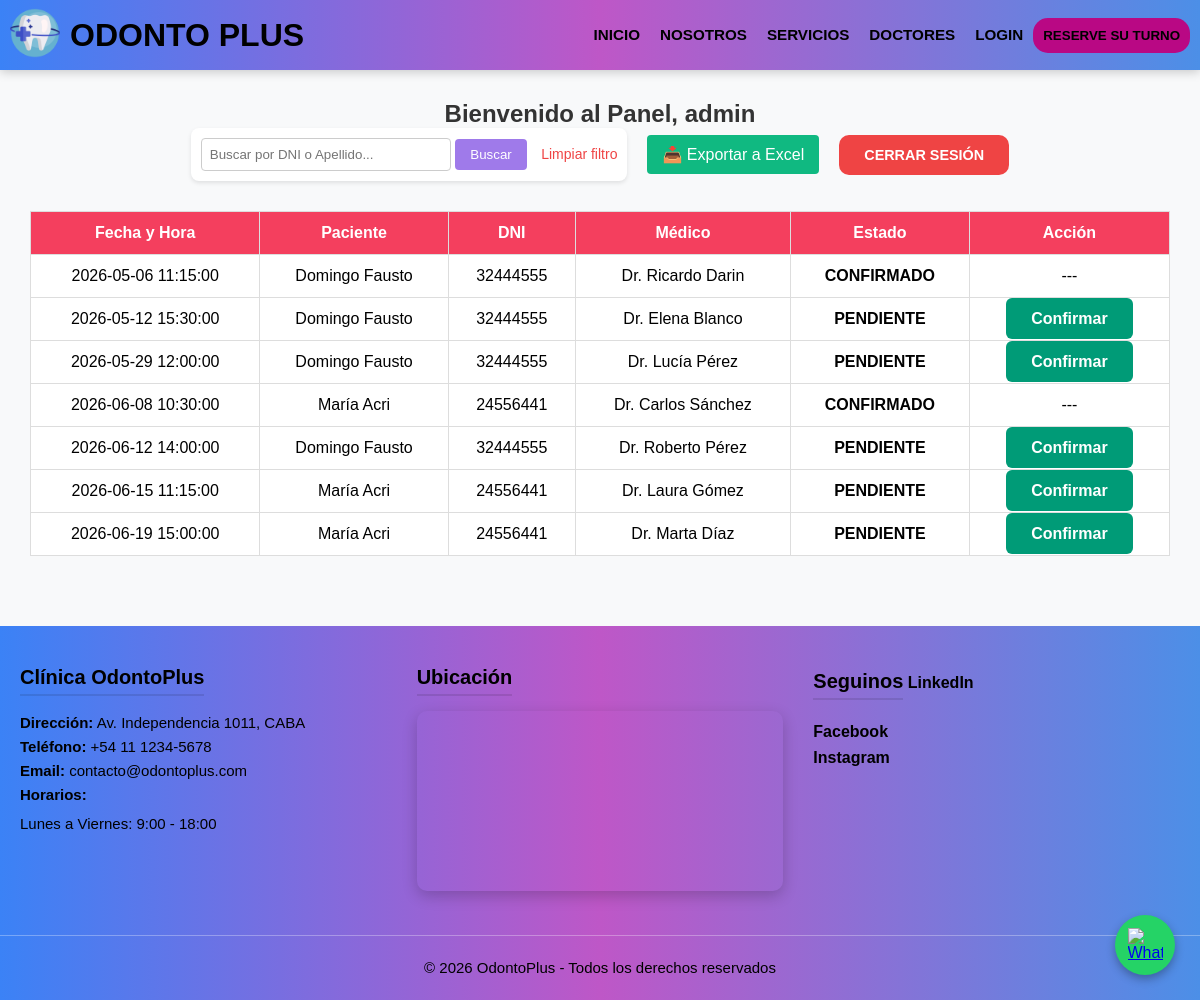
The page /views/panel_admin.php (signed in) on the database its author committed.
### tables this page shows
CREATE TABLE `turnos` (
    `id` int(11) NOT NULL AUTO_INCREMENT,
    `id_paciente` int(11) NOT NULL,
    `id_medico` int(11) NOT NULL,
    `fecha_turno` datetime NOT NULL,
    `estado` enum('pendiente','confirmado','cancelado') DEFAULT 'pendiente',
    PRIMARY KEY (`id`),
    KEY `id_paciente` (`id_paciente`),
    KEY `id_medico` (`id_medico`)
);

CREATE TABLE `pacientes` (
    `id` int(11) NOT NULL AUTO_INCREMENT,
    `nombre` varchar(50) NOT NULL,
    `apellido` varchar(50) NOT NULL,
    `DNI` char(15) NOT NULL,
    `email` varchar(100) NOT NULL,
    `telefono` varchar(20) DEFAULT NULL,
    `password_hash` varchar(255) NOT NULL,
    `fecha_registro` timestamp NOT NULL DEFAULT current_timestamp(),
    PRIMARY KEY (`id`),
    UNIQUE KEY `DNI` (`DNI`),
    UNIQUE KEY `email` (`email`)
);

CREATE TABLE `medicos` (
    `cod` int(11) NOT NULL AUTO_INCREMENT,
    `nombre` varchar(50) NOT NULL,
    `apellido` varchar(50) NOT NULL,
    `id_especialidad` int(11) DEFAULT NULL,
    `franja_horaria` enum('mañana','tarde') NOT NULL,
    PRIMARY KEY (`cod`),
    KEY `id_especialidad` (`id_especialidad`)
);

### views/panel_admin.php (the view, shortened to what this page needs)
<?php
require_once('../includes/conexion.php');
$busqueda = "";
$filtro_sql = "";
$sql = "SELECT t.id, t.fecha_turno, t.estado,
               p.nombre AS pac_nombre, p.apellido AS pac_apellido, p.DNI,
               m.nombre AS med_nombre, m.apellido AS med_apellido
        FROM turnos t
        INNER JOIN pacientes p ON t.id_paciente = p.id
        INNER JOIN medicos m ON t.id_medico = m.cod
        $filtro_sql
        ORDER BY t.fecha_turno ASC";
$resultado = $conn->query($sql);
?>
<!DOCTYPE html>
<html lang="es">
<head>
    <link rel="stylesheet" href="<?php echo BASE_URL; ?>public/css/style.css">
</head>
<body>
    <?php include("../includes/header.php"); ?>
    <main style="padding: 40px 0; background-color: #f8f9fa;">
        <h2 style="text-align: center; color: #333;">Bienvenido al Panel, <?php echo $_SESSION['admin_usuario']; ?></h2>
        <div style="text-align: center; margin-bottom: 20px; display: flex; justify-content: center; gap: 20px; align-items: center;">
            <form action="" method="GET" style="background: white; padding: 10px; border-radius: 8px; box-shadow: 0 2px 4px rgba(0,0,0,0.1);">
                <input type="text" name="busqueda" placeholder="Buscar por DNI o Apellido..."
                       value="<?php echo $busqueda; ?>"
                       style="padding: 8px; width: 250px; border: 1px solid #ccc; border-radius: 4px;">
                <button type="submit" style="padding: 8px 15px; background: #9F7AEA; color: white; border: none; border-radius: 4px; cursor: pointer;">Buscar</button>
                <a href="panel_admin.php" style="margin-left: 10px; color: #EF4444; text-decoration: none; font-size: 14px;">Limpiar filtro</a>
            </form>
            <a href="../controllers/exportar_excel.php?busqueda=<?php echo $busqueda; ?>"
   style="padding: 10px 15px; background: #10B981; color: white; text-decoration: none; border-radius: 4px;">
   📥 Exportar a Excel
</a>
            <a href="<?php echo BASE_URL; ?>controllers/logout.php" id="boton_cerrar" style="text-decoration: none; display: inline-block; text-align: center;">
            CERRAR SESIÓN
        </a>
        </div>
        <table class="tabla-admin">
            <thead>
                <tr>
                    <th>Fecha y Hora</th>
                    <th>Paciente</th>
                    <th>DNI</th>
                    <th>Médico</th>
                    <th>Estado</th>
                    <th>Acción</th>
                </tr>
            </thead>
            <tbody>
                <?php
                if ($resultado && $resultado->num_rows > 0) {
                    while ($fila = $resultado->fetch_assoc()) {
                        $clase_estado = "estado-" . $fila['estado'];
                        echo "<tr>";
                        echo "<td>" . $fila['fecha_turno'] . "</td>";
                        echo "<td>" . $fila['pac_nombre'] . " " . $fila['pac_apellido'] . "</td>";
                        echo "<td>" . $fila['DNI'] . "</td>";
                        echo "<td>Dr. " . $fila['med_nombre'] . " " . $fila['med_apellido'] . "</td>";
                        echo "<td class='$clase_estado'>" . strtoupper($fila['estado']) . "</td>";
                        echo "<td>";
                        if ($fila['estado'] == 'pendiente') {
                            echo "<a href='../controllers/confirmar_turno.php?id=" . $fila['id'] . "' class='btn-confirmar'>Confirmar</a>";
                        } else {
                            echo "---";
                        }
                        echo "</td>";
                        echo "</tr>";
                    }
                } else {
                    echo "<tr><td colspan='6'>No hay turnos registrados en la base de datos.</td></tr>";
                }
                ?>
            </tbody>
        </table>
    </main>
    <?php include("../includes/footer.php"); ?>
</body>
</html>

### public/css/style.css (style rules this page uses)
* { margin:0; padding:0; box-sizing:border-box; }
body { font-family:"Poppins", sans-serif; display: flex; flex-direction: column; min-height: 100vh; }
html { scroll-behavior: smooth; }
main { flex: 1; }

### public/css/head_style.css (style rules this page uses)
body { background-color: #DBEAFE; margin: 0; padding-top: 60px; }

### public/css/user_panel.css (style rules this page uses)
#boton_cerrar { background-color: #ef4444; color: white; padding: 12px 25px; border-radius: 10px; font-weight: bold; font-size: 0.9rem; transition: 0.3s; }

### public/css/calendar.css (style rules this page uses)
.btn-confirmar { background: #009B77; color: white; padding: 12px 25px; border: none; border-radius: 6px; cursor: pointer; font-weight: bold; transition: background 0.3s; }

### views/panel_admin.php (style rules this page uses)
.tabla-admin { width: 95%; margin: 30px auto; border-collapse: collapse; background: white; }
.tabla-admin th, .tabla-admin td { padding: 12px; border: 1px solid #ddd; text-align: center; color: black; }
.tabla-admin th { background-color: #F43F5E; color: white; }
.estado-pendiente { color: #d97706; font-weight: bold; }
.estado-confirmado { color: #10B981; font-weight: bold; }
.btn-confirmar { background: #10B981; color: white; padding: 5px 10px; text-decoration: none; border-radius: 4px; }

### rows shown on the page
turnos: fecha_turno "2026-05-06 11:15:00", id_paciente.nombre "Domingo", id_paciente.apellido "Fausto", id_paciente.DNI "32444555", id_medico.nombre "Ricardo", id_medico.apellido "Darin", estado "CONFIRMADO"
turnos: fecha_turno "2026-05-12 15:30:00", id_paciente.nombre "Domingo", id_paciente.apellido "Fausto", id_paciente.DNI "32444555", id_medico.nombre "Elena", id_medico.apellido "Blanco", estado "PENDIENTE"
turnos: fecha_turno "2026-05-29 12:00:00", id_paciente.nombre "Domingo", id_paciente.apellido "Fausto", id_paciente.DNI "32444555", id_medico.nombre "Lucía", id_medico.apellido "Pérez", estado "PENDIENTE"
turnos: fecha_turno "2026-06-08 10:30:00", id_paciente.nombre "María", id_paciente.apellido "Acri", id_paciente.DNI "24556441", id_medico.nombre "Carlos", id_medico.apellido "Sánchez", estado "CONFIRMADO"
turnos: fecha_turno "2026-06-12 14:00:00", id_paciente.nombre "Domingo", id_paciente.apellido "Fausto", id_paciente.DNI "32444555", id_medico.nombre "Roberto", id_medico.apellido "Pérez", estado "PENDIENTE"
turnos: fecha_turno "2026-06-15 11:15:00", id_paciente.nombre "María", id_paciente.apellido "Acri", id_paciente.DNI "24556441", id_medico.nombre "Laura", id_medico.apellido "Gómez", estado "PENDIENTE"
turnos: fecha_turno "2026-06-19 15:00:00", id_paciente.nombre "María", id_paciente.apellido "Acri", id_paciente.DNI "24556441", id_medico.nombre "Marta", id_medico.apellido "Díaz", estado "PENDIENTE"

### other values the page prints
$_SESSION['admin_usuario'] "admin"
